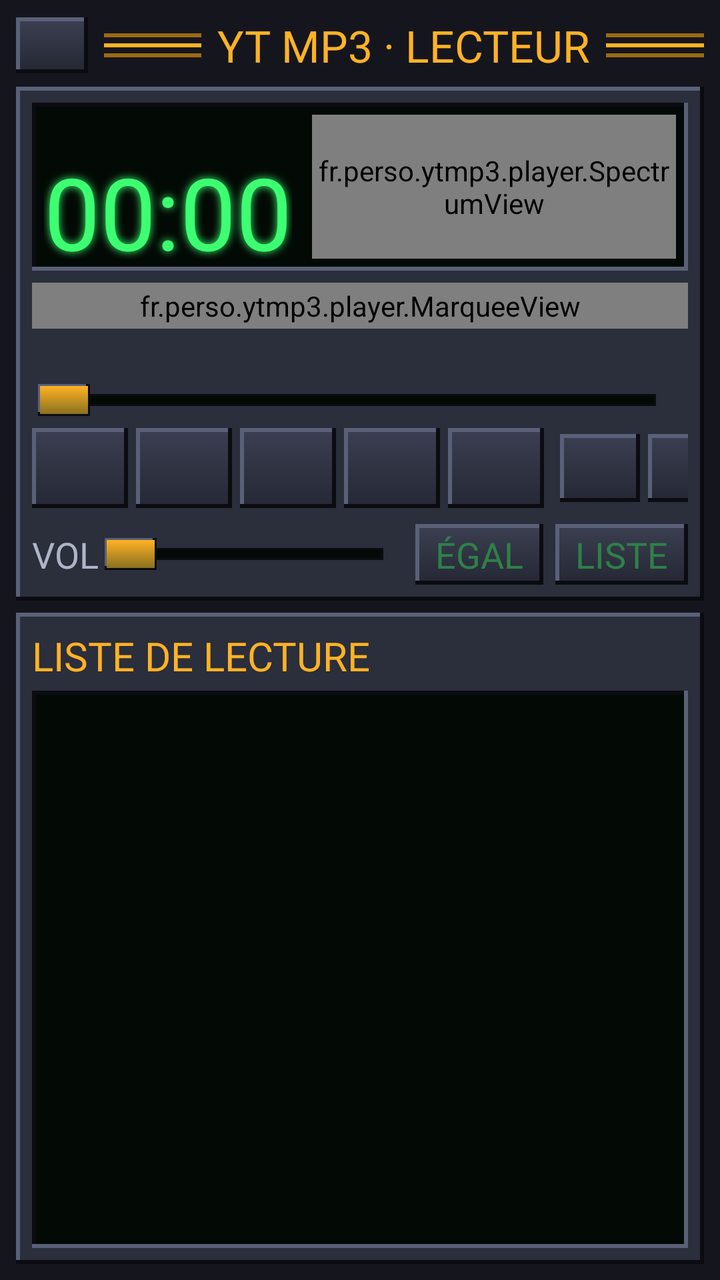
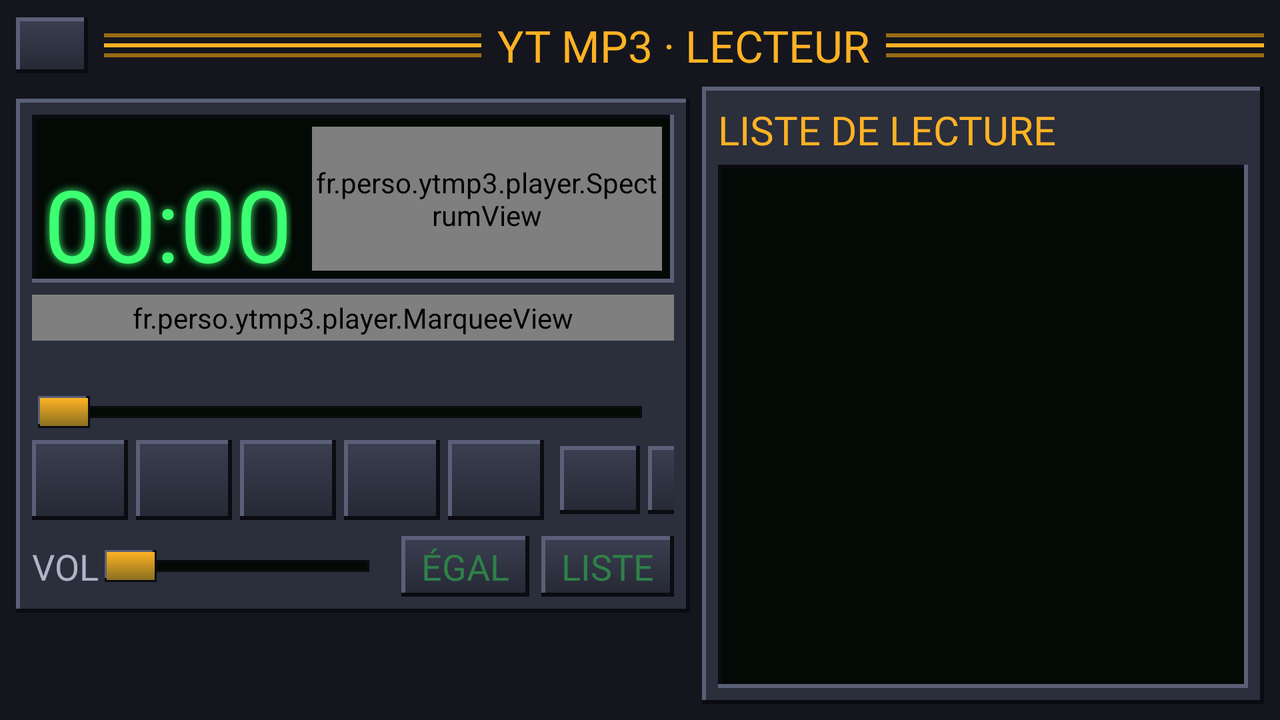

One screen, two layout resources from the same app: the default and the repository's alternative for another configuration. Each is rendered where Android would select it; the XML of both is given below.
<!-- AndroidManifest.xml: activity theme PlayerTheme -->
<!-- res/layout/activity_player.xml -->
<?xml version="1.0" encoding="utf-8"?>
<LinearLayout xmlns:android="http://schemas.android.com/apk/res/android"
    android:layout_width="match_parent"
    android:layout_height="match_parent"
    android:background="@color/chassis"
    android:orientation="vertical"
    android:padding="8dp">

    
    <LinearLayout
        android:layout_width="match_parent"
        android:layout_height="wrap_content"
        android:gravity="center_vertical"
        android:orientation="horizontal">

        <ImageButton
            android:id="@+id/back"
            android:layout_width="36dp"
            android:layout_height="28dp"
            android:background="@drawable/retro_button"
            android:contentDescription="@string/back"
            android:scaleType="centerInside"
            android:src="@drawable/ic_prev"
            android:tint="@color/label" />

        <View
            android:layout_width="0dp"
            android:layout_height="16dp"
            android:layout_marginStart="8dp"
            android:layout_weight="1"
            android:background="@drawable/title_stripes" />

        <TextView
            android:layout_width="wrap_content"
            android:layout_height="wrap_content"
            android:fontFamily="@font/vt323"
            android:paddingStart="8dp"
            android:paddingEnd="8dp"
            android:text="@string/player_title"
            android:textColor="@color/amber"
            android:textSize="22sp" />

        <View
            android:layout_width="0dp"
            android:layout_height="16dp"
            android:layout_weight="1"
            android:background="@drawable/title_stripes" />
    </LinearLayout>

    
    <LinearLayout
        android:layout_width="match_parent"
        android:layout_height="wrap_content"
        android:layout_marginTop="6dp"
        android:background="@drawable/retro_panel"
        android:orientation="vertical"
        android:padding="8dp">

        
        <LinearLayout
            android:layout_width="match_parent"
            android:layout_height="84dp"
            android:background="@drawable/retro_sunken"
            android:orientation="horizontal"
            android:padding="6dp">

            <LinearLayout
                android:layout_width="wrap_content"
                android:layout_height="match_parent"
                android:orientation="vertical">

                <TextView
                    android:id="@+id/stateIcon"
                    android:layout_width="wrap_content"
                    android:layout_height="wrap_content"
                    android:fontFamily="@font/vt323"
                    android:textColor="@color/lcd_green"
                    android:textSize="16sp" />

                <TextView
                    android:id="@+id/time"
                    android:layout_width="wrap_content"
                    android:layout_height="wrap_content"
                    android:fontFamily="@font/vt323"
                    android:includeFontPadding="false"
                    android:shadowColor="@color/lcd_green"
                    android:shadowRadius="10"
                    android:text="@string/time_zero"
                    android:textColor="@color/lcd_green"
                    android:textSize="50sp" />
            </LinearLayout>

            <fr.perso.ytmp3.player.SpectrumView
                android:id="@+id/spectrum"
                android:layout_width="0dp"
                android:layout_height="match_parent"
                android:layout_marginStart="10dp"
                android:layout_weight="1" />
        </LinearLayout>

        
        <fr.perso.ytmp3.player.MarqueeView
            android:id="@+id/marquee"
            android:layout_width="match_parent"
            android:layout_height="wrap_content"
            android:layout_marginTop="6dp"
            android:background="@drawable/retro_sunken"
            android:paddingStart="8dp"
            android:paddingTop="2dp"
            android:paddingEnd="8dp"
            android:paddingBottom="2dp" />

        
        <TextView
            android:id="@+id/info"
            android:layout_width="match_parent"
            android:layout_height="wrap_content"
            android:layout_marginTop="4dp"
            android:fontFamily="@font/vt323"
            android:textColor="@color/label"
            android:textSize="16sp" />

        
        <SeekBar
            android:id="@+id/seek"
            android:layout_width="match_parent"
            android:layout_height="wrap_content"
            android:layout_marginTop="2dp"
            android:max="1000"
            android:progressDrawable="@drawable/seek_progress"
            android:splitTrack="false"
            android:thumb="@drawable/seek_thumb" />

        
        <LinearLayout
            android:layout_width="match_parent"
            android:layout_height="wrap_content"
            android:layout_marginTop="6dp"
            android:gravity="center_vertical"
            android:orientation="horizontal">

            <ImageButton
                android:id="@+id/prev"
                style="@style/RetroTransport"
                android:contentDescription="@string/prev"
                android:src="@drawable/ic_prev" />

            <ImageButton
                android:id="@+id/play"
                style="@style/RetroTransport"
                android:contentDescription="@string/play"
                android:src="@drawable/ic_play" />

            <ImageButton
                android:id="@+id/pause"
                style="@style/RetroTransport"
                android:contentDescription="@string/pause"
                android:src="@drawable/ic_pause" />

            <ImageButton
                android:id="@+id/stop"
                style="@style/RetroTransport"
                android:contentDescription="@string/stop"
                android:src="@drawable/ic_stop" />

            <ImageButton
                android:id="@+id/next"
                style="@style/RetroTransport"
                android:contentDescription="@string/next"
                android:src="@drawable/ic_next" />

            <View
                android:layout_width="0dp"
                android:layout_height="1dp"
                android:layout_weight="1" />

            <ImageButton
                android:id="@+id/shuffle"
                style="@style/RetroToggleIcon"
                android:contentDescription="@string/shuffle"
                android:src="@drawable/ic_shuffle" />

            <ImageButton
                android:id="@+id/repeat"
                style="@style/RetroToggleIcon"
                android:contentDescription="@string/repeat"
                android:src="@drawable/ic_repeat" />
        </LinearLayout>

        
        <LinearLayout
            android:layout_width="match_parent"
            android:layout_height="wrap_content"
            android:layout_marginTop="8dp"
            android:gravity="center_vertical"
            android:orientation="horizontal">

            <TextView
                android:layout_width="wrap_content"
                android:layout_height="wrap_content"
                android:fontFamily="@font/vt323"
                android:text="@string/vol"
                android:textColor="@color/label"
                android:textSize="18sp" />

            <SeekBar
                android:id="@+id/volume"
                android:layout_width="0dp"
                android:layout_height="wrap_content"
                android:layout_weight="1"
                android:max="100"
                android:progressDrawable="@drawable/seek_progress"
                android:splitTrack="false"
                android:thumb="@drawable/seek_thumb" />

            <TextView
                android:id="@+id/eqToggle"
                style="@style/RetroToggleText"
                android:text="@string/eq_short" />

            <TextView
                android:id="@+id/listToggle"
                style="@style/RetroToggleText"
                android:layout_marginStart="6dp"
                android:text="@string/list_short" />
        </LinearLayout>
    </LinearLayout>

    
    <LinearLayout
        android:id="@+id/eqPanel"
        android:layout_width="match_parent"
        android:layout_height="wrap_content"
        android:layout_marginTop="6dp"
        android:background="@drawable/retro_panel"
        android:orientation="vertical"
        android:padding="8dp"
        android:visibility="gone">

        <LinearLayout
            android:layout_width="match_parent"
            android:layout_height="wrap_content"
            android:gravity="center_vertical"
            android:orientation="horizontal">

            <TextView
                android:layout_width="0dp"
                android:layout_height="wrap_content"
                android:layout_weight="1"
                android:fontFamily="@font/vt323"
                android:text="@string/equalizer"
                android:textColor="@color/amber"
                android:textSize="20sp" />

            <TextView
                android:id="@+id/eqOn"
                style="@style/RetroToggleText"
                android:text="@string/eq_on" />

            <TextView
                android:id="@+id/eqReset"
                style="@style/RetroToggleText"
                android:layout_marginStart="6dp"
                android:text="@string/eq_reset"
                android:textColor="@color/label" />
        </LinearLayout>

        <TextView
            android:id="@+id/eqMessage"
            android:layout_width="match_parent"
            android:layout_height="wrap_content"
            android:layout_marginTop="6dp"
            android:fontFamily="@font/vt323"
            android:textColor="@color/label"
            android:textSize="17sp"
            android:visibility="gone" />

        <fr.perso.ytmp3.player.EqView
            android:id="@+id/eq"
            android:layout_width="match_parent"
            android:layout_height="150dp"
            android:layout_marginTop="6dp"
            android:background="@drawable/retro_sunken"
            android:padding="4dp" />
    </LinearLayout>

    
    <LinearLayout
        android:id="@+id/listPanel"
        android:layout_width="match_parent"
        android:layout_height="0dp"
        android:layout_marginTop="6dp"
        android:layout_weight="1"
        android:background="@drawable/retro_panel"
        android:orientation="vertical"
        android:padding="8dp">

        <TextView
            android:id="@+id/listHeader"
            android:layout_width="match_parent"
            android:layout_height="wrap_content"
            android:fontFamily="@font/vt323"
            android:text="@string/playlist"
            android:textColor="@color/amber"
            android:textSize="20sp" />

        <ListView
            android:id="@+id/list"
            android:layout_width="match_parent"
            android:layout_height="match_parent"
            android:layout_marginTop="4dp"
            android:background="@drawable/retro_sunken"
            android:divider="@null"
            android:padding="4dp" />

        <TextView
            android:id="@+id/listEmpty"
            android:layout_width="match_parent"
            android:layout_height="match_parent"
            android:fontFamily="@font/vt323"
            android:gravity="center"
            android:padding="16dp"
            android:text="@string/playlist_empty"
            android:textColor="@color/lcd_dim"
            android:textSize="20sp"
            android:visibility="gone" />
    </LinearLayout>
</LinearLayout>
<!-- resources referenced by this layout -->
<resources>
  <color name="amber">#FFB224</color>
  <color name="chassis">#15161D</color>
  <color name="label">#AEB4C8</color>
  <color name="lcd_dim">#145C28</color>
  <color name="lcd_green">#3DFF72</color>
  <!-- drawable retro_panel (drawable) -->
  <?xml version="1.0" encoding="utf-8"?>
  <layer-list xmlns:android="http://schemas.android.com/apk/res/android">
      <item><shape><solid android:color="@color/bevel_dark" /></shape></item>
      <item android:bottom="2dp" android:right="2dp"><shape><solid android:color="@color/bevel_light" /></shape></item>
      <item android:bottom="2dp" android:left="2dp" android:right="2dp" android:top="2dp"><shape><solid android:color="@color/panel" /></shape></item>
  </layer-list>
  <!-- drawable retro_sunken (drawable) -->
  <?xml version="1.0" encoding="utf-8"?>
  <layer-list xmlns:android="http://schemas.android.com/apk/res/android">
      <item><shape><solid android:color="@color/bevel_light" /></shape></item>
      <item android:bottom="2dp" android:right="2dp"><shape><solid android:color="@color/bevel_dark" /></shape></item>
      <item android:bottom="2dp" android:left="2dp" android:right="2dp" android:top="2dp"><shape><solid android:color="@color/lcd_bg" /></shape></item>
  </layer-list>
  <string name="back">Retour</string>
  <string name="eq_on">ACTIF</string>
  <string name="eq_reset">RAZ</string>
  <string name="eq_short">ÉGAL</string>
  <string name="equalizer">ÉGALISEUR</string>
  <string name="list_short">LISTE</string>
  <string name="next">Suivant</string>
  <string name="pause">Pause</string>
  <string name="play">Lecture</string>
  <string name="player_title">YT MP3 · LECTEUR</string>
  <string name="playlist">LISTE DE LECTURE</string>
  <string name="playlist_empty">Aucun MP3 pour l\'instant.\nExtrais une vidéo et elle apparaîtra ici.</string>
  <string name="prev">Précédent</string>
  <string name="repeat">Répéter</string>
  <string name="shuffle">Aléatoire</string>
  <string name="stop">Arrêt</string>
  <string name="time_zero">00:00</string>
  <string name="vol">VOL</string>
  <style name="RetroToggleIcon">
          <item name="android:layout_width">40dp</item>
          <item name="android:layout_height">34dp</item>
          <item name="android:layout_marginStart">4dp</item>
          <item name="android:background">@drawable/retro_button</item>
          <item name="android:scaleType">centerInside</item>
          <item name="android:padding">7dp</item>
          <item name="android:tint">@color/led_off</item>
      </style>
  <style name="RetroTransport">
          <item name="android:layout_width">48dp</item>
          <item name="android:layout_height">40dp</item>
          <item name="android:layout_marginEnd">4dp</item>
          <item name="android:background">@drawable/retro_button</item>
          <item name="android:scaleType">centerInside</item>
          <item name="android:tint">@color/label</item>
      </style>
  <style name="PlayerTheme" parent="@android:style/Theme.Material.NoActionBar">
          <item name="android:windowBackground">@color/chassis</item>
          <item name="android:statusBarColor">@color/chassis</item>
          <item name="android:navigationBarColor">@color/chassis</item>
          <item name="android:colorAccent">@color/amber</item>
      </style>
  <color name="bevel_light">#5A6078</color>
  <color name="bevel_dark">#0B0C11</color>
  <color name="panel_pressed">#22242F</color>
  <color name="panel">#2B2E3B</color>
  <color name="lcd_bg">#030A05</color>
  <color name="led_off">#2F8048</color>
  <!-- some entries are left out for length -->
</resources>
<!-- res/layout-land/activity_player.xml (the repository's variant of the layout above) -->
<!-- drawn on the phone turned sideways -->
<?xml version="1.0" encoding="utf-8"?>
<LinearLayout xmlns:android="http://schemas.android.com/apk/res/android"
    android:layout_width="match_parent"
    android:layout_height="match_parent"
    android:background="@color/chassis"
    android:orientation="vertical"
    android:padding="8dp">

    
    <LinearLayout
        android:layout_width="match_parent"
        android:layout_height="wrap_content"
        android:gravity="center_vertical"
        android:orientation="horizontal">

        <ImageButton
            android:id="@+id/back"
            android:layout_width="36dp"
            android:layout_height="28dp"
            android:background="@drawable/retro_button"
            android:contentDescription="@string/back"
            android:scaleType="centerInside"
            android:src="@drawable/ic_prev"
            android:tint="@color/label" />

        <View
            android:layout_width="0dp"
            android:layout_height="16dp"
            android:layout_marginStart="8dp"
            android:layout_weight="1"
            android:background="@drawable/title_stripes" />

        <TextView
            android:layout_width="wrap_content"
            android:layout_height="wrap_content"
            android:fontFamily="@font/vt323"
            android:paddingStart="8dp"
            android:paddingEnd="8dp"
            android:text="@string/player_title"
            android:textColor="@color/amber"
            android:textSize="22sp" />

        <View
            android:layout_width="0dp"
            android:layout_height="16dp"
            android:layout_weight="1"
            android:background="@drawable/title_stripes" />
    </LinearLayout>

    <LinearLayout
        android:layout_width="match_parent"
        android:layout_height="0dp"
        android:layout_marginTop="6dp"
        android:layout_weight="1"
        android:orientation="horizontal">

        <ScrollView
            android:layout_width="0dp"
            android:layout_height="match_parent"
            android:layout_weight="1.2">

            <LinearLayout
                android:layout_width="match_parent"
                android:layout_height="wrap_content"
                android:orientation="vertical">

            
            <LinearLayout
                android:layout_width="match_parent"
                android:layout_height="wrap_content"
                android:layout_marginTop="6dp"
                android:background="@drawable/retro_panel"
                android:orientation="vertical"
                android:padding="8dp">

                
                <LinearLayout
                    android:layout_width="match_parent"
                    android:layout_height="84dp"
                    android:background="@drawable/retro_sunken"
                    android:orientation="horizontal"
                    android:padding="6dp">

                    <LinearLayout
                        android:layout_width="wrap_content"
                        android:layout_height="match_parent"
                        android:orientation="vertical">

                        <TextView
                            android:id="@+id/stateIcon"
                            android:layout_width="wrap_content"
                            android:layout_height="wrap_content"
                            android:fontFamily="@font/vt323"
                            android:textColor="@color/lcd_green"
                            android:textSize="16sp" />

                        <TextView
                            android:id="@+id/time"
                            android:layout_width="wrap_content"
                            android:layout_height="wrap_content"
                            android:fontFamily="@font/vt323"
                            android:includeFontPadding="false"
                            android:shadowColor="@color/lcd_green"
                            android:shadowRadius="10"
                            android:text="@string/time_zero"
                            android:textColor="@color/lcd_green"
                            android:textSize="50sp" />
                    </LinearLayout>

                    <fr.perso.ytmp3.player.SpectrumView
                        android:id="@+id/spectrum"
                        android:layout_width="0dp"
                        android:layout_height="match_parent"
                        android:layout_marginStart="10dp"
                        android:layout_weight="1" />
                </LinearLayout>

                
                <fr.perso.ytmp3.player.MarqueeView
                    android:id="@+id/marquee"
                    android:layout_width="match_parent"
                    android:layout_height="wrap_content"
                    android:layout_marginTop="6dp"
                    android:background="@drawable/retro_sunken"
                    android:paddingStart="8dp"
                    android:paddingTop="2dp"
                    android:paddingEnd="8dp"
                    android:paddingBottom="2dp" />

                
                <TextView
                    android:id="@+id/info"
                    android:layout_width="match_parent"
                    android:layout_height="wrap_content"
                    android:layout_marginTop="4dp"
                    android:fontFamily="@font/vt323"
                    android:textColor="@color/label"
                    android:textSize="16sp" />

                
                <SeekBar
                    android:id="@+id/seek"
                    android:layout_width="match_parent"
                    android:layout_height="wrap_content"
                    android:layout_marginTop="2dp"
                    android:max="1000"
                    android:progressDrawable="@drawable/seek_progress"
                    android:splitTrack="false"
                    android:thumb="@drawable/seek_thumb" />

                
                <LinearLayout
                    android:layout_width="match_parent"
                    android:layout_height="wrap_content"
                    android:layout_marginTop="6dp"
                    android:gravity="center_vertical"
                    android:orientation="horizontal">

                    <ImageButton
                        android:id="@+id/prev"
                        style="@style/RetroTransport"
                        android:contentDescription="@string/prev"
                        android:src="@drawable/ic_prev" />

                    <ImageButton
                        android:id="@+id/play"
                        style="@style/RetroTransport"
                        android:contentDescription="@string/play"
                        android:src="@drawable/ic_play" />

                    <ImageButton
                        android:id="@+id/pause"
                        style="@style/RetroTransport"
                        android:contentDescription="@string/pause"
                        android:src="@drawable/ic_pause" />

                    <ImageButton
                        android:id="@+id/stop"
                        style="@style/RetroTransport"
                        android:contentDescription="@string/stop"
                        android:src="@drawable/ic_stop" />

                    <ImageButton
                        android:id="@+id/next"
                        style="@style/RetroTransport"
                        android:contentDescription="@string/next"
                        android:src="@drawable/ic_next" />

                    <View
                        android:layout_width="0dp"
                        android:layout_height="1dp"
                        android:layout_weight="1" />

                    <ImageButton
                        android:id="@+id/shuffle"
                        style="@style/RetroToggleIcon"
                        android:contentDescription="@string/shuffle"
                        android:src="@drawable/ic_shuffle" />

                    <ImageButton
                        android:id="@+id/repeat"
                        style="@style/RetroToggleIcon"
                        android:contentDescription="@string/repeat"
                        android:src="@drawable/ic_repeat" />
                </LinearLayout>

                
                <LinearLayout
                    android:layout_width="match_parent"
                    android:layout_height="wrap_content"
                    android:layout_marginTop="8dp"
                    android:gravity="center_vertical"
                    android:orientation="horizontal">

                    <TextView
                        android:layout_width="wrap_content"
                        android:layout_height="wrap_content"
                        android:fontFamily="@font/vt323"
                        android:text="@string/vol"
                        android:textColor="@color/label"
                        android:textSize="18sp" />

                    <SeekBar
                        android:id="@+id/volume"
                        android:layout_width="0dp"
                        android:layout_height="wrap_content"
                        android:layout_weight="1"
                        android:max="100"
                        android:progressDrawable="@drawable/seek_progress"
                        android:splitTrack="false"
                        android:thumb="@drawable/seek_thumb" />

                    <TextView
                        android:id="@+id/eqToggle"
                        style="@style/RetroToggleText"
                        android:text="@string/eq_short" />

                    <TextView
                        android:id="@+id/listToggle"
                        style="@style/RetroToggleText"
                        android:layout_marginStart="6dp"
                        android:text="@string/list_short" />
                </LinearLayout>
            </LinearLayout>

            
            <LinearLayout
                android:id="@+id/eqPanel"
                android:layout_width="match_parent"
                android:layout_height="wrap_content"
                android:layout_marginTop="6dp"
                android:background="@drawable/retro_panel"
                android:orientation="vertical"
                android:padding="8dp"
                android:visibility="gone">

                <LinearLayout
                    android:layout_width="match_parent"
                    android:layout_height="wrap_content"
                    android:gravity="center_vertical"
                    android:orientation="horizontal">

                    <TextView
                        android:layout_width="0dp"
                        android:layout_height="wrap_content"
                        android:layout_weight="1"
                        android:fontFamily="@font/vt323"
                        android:text="@string/equalizer"
                        android:textColor="@color/amber"
                        android:textSize="20sp" />

                    <TextView
                        android:id="@+id/eqOn"
                        style="@style/RetroToggleText"
                        android:text="@string/eq_on" />

                    <TextView
                        android:id="@+id/eqReset"
                        style="@style/RetroToggleText"
                        android:layout_marginStart="6dp"
                        android:text="@string/eq_reset"
                        android:textColor="@color/label" />
                </LinearLayout>

                <TextView
                    android:id="@+id/eqMessage"
                    android:layout_width="match_parent"
                    android:layout_height="wrap_content"
                    android:layout_marginTop="6dp"
                    android:fontFamily="@font/vt323"
                    android:textColor="@color/label"
                    android:textSize="17sp"
                    android:visibility="gone" />

                <fr.perso.ytmp3.player.EqView
                    android:id="@+id/eq"
                    android:layout_width="match_parent"
                    android:layout_height="150dp"
                    android:layout_marginTop="6dp"
                    android:background="@drawable/retro_sunken"
                    android:padding="4dp" />
            </LinearLayout>

            </LinearLayout>
        </ScrollView>

        
        <LinearLayout
            android:id="@+id/listPanel"
            android:layout_width="0dp"
            android:layout_height="match_parent"
            android:layout_marginStart="6dp"
            android:layout_weight="1"
            android:background="@drawable/retro_panel"
            android:orientation="vertical"
            android:padding="8dp">

            <TextView
                android:id="@+id/listHeader"
                android:layout_width="match_parent"
                android:layout_height="wrap_content"
                android:fontFamily="@font/vt323"
                android:text="@string/playlist"
                android:textColor="@color/amber"
                android:textSize="20sp" />

            <ListView
                android:id="@+id/list"
                android:layout_width="match_parent"
                android:layout_height="match_parent"
                android:layout_marginTop="4dp"
                android:background="@drawable/retro_sunken"
                android:divider="@null"
                android:padding="4dp" />

            <TextView
                android:id="@+id/listEmpty"
                android:layout_width="match_parent"
                android:layout_height="match_parent"
                android:fontFamily="@font/vt323"
                android:gravity="center"
                android:padding="16dp"
                android:text="@string/playlist_empty"
                android:textColor="@color/lcd_dim"
                android:textSize="20sp"
                android:visibility="gone" />
        </LinearLayout>
    </LinearLayout>
</LinearLayout>
